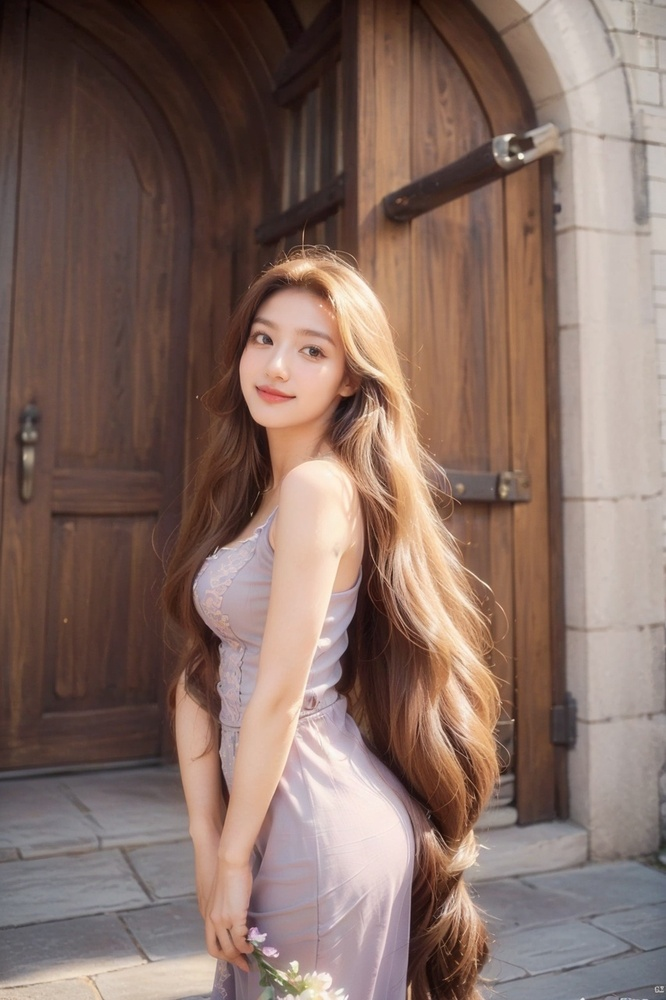
#> input picture tools/data/a/0.jpg, 666 x 1000 px, shrunk from 853 x 1280 before the run
$ python -i image_utils.py   (imports and definitions only)
#> lines starting #> are read from the running program, lines starting #| are printed output that depends on the picture; after the words box and inside, x2 and y2 are one past the last pixel; in counts of white or black regions, pixels touching at a corner belong together
import base64
from io import BytesIO

import cv2
import numpy as np
from PIL import Image


# 定义图片转base64函数
# [43 lines left out: functions img_encode, concat_images, concat_masks, get_vam, not called in this run]


# 定义寻找最大区域函数
def max_area(img: cv2.Mat):
    # 使用OpenCV 4.x版本的返回值
    contours, hierarchy = cv2.findContours(img, cv2.RETR_TREE, cv2.CHAIN_APPROX_NONE)
    # 使用list()创建一个空列表
    area = list()
    # 使用enumerate()遍历轮廓列表，并同时获取索引和元素
    for i, c in enumerate(contours):
        # 保存计算结果在一个变量中，并复用这个变量
        area_i = cv2.contourArea(c)
        area.append(area_i)
    # 同时获取最大面积的索引和值
    max_idx, max_area = max(enumerate(area), key=lambda x: x[1])

    # 遍历轮廓列表
    for k, c in enumerate(contours):
        # 跳过最大面积的轮廓
        if k == max_idx:
            continue
        # 绘制非最大面积的轮廓为黑色，并填充其内部区域
        cv2.drawContours(img, contours, k, 0, -1)
    return img


def img_to_mask(img: cv2.Mat):
    gray_image = cv2.cvtColor(img, cv2.COLOR_BGR2GRAY)
    # 二值化
    _, im_g = cv2.threshold(gray_image, 177, 255, cv2.THRESH_BINARY)
    # 将二值化后的图像转换为numpy数组
    im_np = np.array(im_g)
    # 调用max_area函数，获取最大面积的图像
    im = np.zeros_like(im_np)  # 创建与输入图像大小相同的黑色图像
    max_area_mask = max_area(im_np)  # 获取仅包含最大轮廓的掩膜图像
    im[max_area_mask == 255] = 255  # 将输出图像中对应的像素设为白色
    return im


# [33 lines left out: functions parse_rgb, rgb_to_hsv, not called in this run]


# 定义一个倍数函数
def round_up(num, mul):
    return (num // mul + 1) * mul

>>> import cv2
>>> picture = cv2.imread('../../../tools/data/a/0.jpg')
#> picture is the input picture: shape (1000, 666, 3); mean B, G, R 100.4, 109.4, 133.2
>>> result = img_to_mask(picture)
#> in img_to_mask, `gray_image = cv2.cvtColor(img, cv2.COLOR_BGR2GRAY)`:
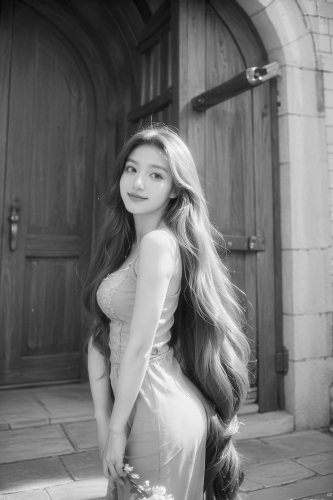
#> gray_image: shape (1000, 666) (shown at 1/2 size); min 7, max 251, mean 115.5
#> in img_to_mask, `_, im_g = cv2.threshold(gray_image, 177, 255, cv2.THRESH_BINARY)`:
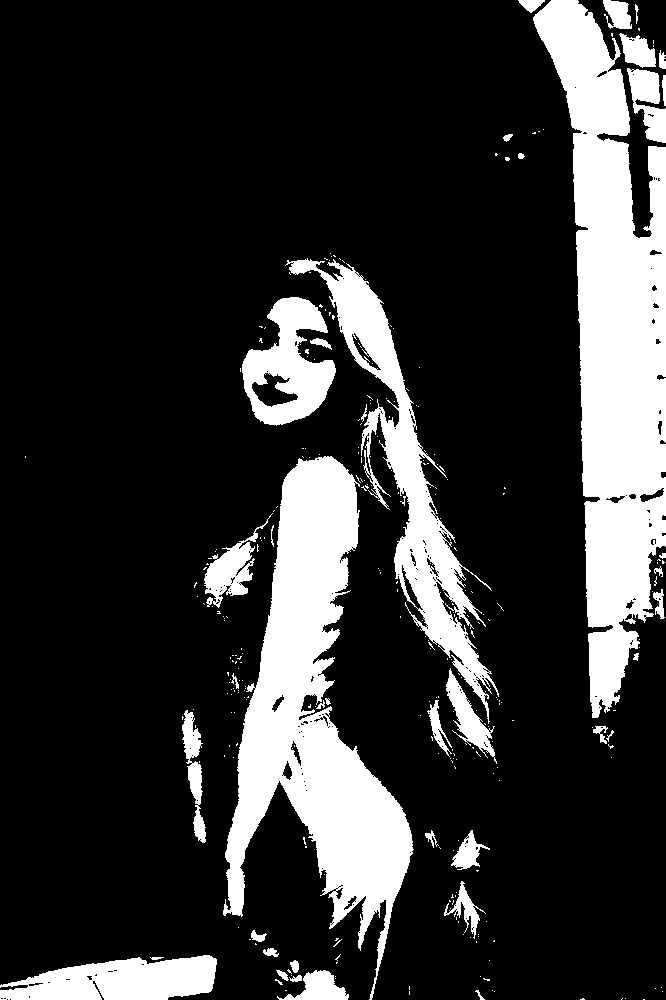
#> im_g: shape (1000, 666); 19.9% white; 304 white regions (263 under 20 px)
#> in max_area, `contours, hierarchy = cv2.findContours(img, cv2.RETR_TREE, cv2.CHAIN_A..`: contours = 646 contours, 587 with area under 20; largest, box (x1, y1, x2, y2) and area: (533, 0, 666, 718) 47930, (223, 456, 414, 1000) 39869, (285, 258, 499, 724) 16028, (242, 297, 336, 426) 7046, (0, 955, 217, 1000) 6761
#> the loop in max_area, `for i, c in enumerate(contours):` made 646 passes
#> area_i on passes 19, 22, 24: 41.5, 1016.5, 52
#> after the loop in max_area, `for i, c in enumerate(contours):`: area = 646 values, max 47930 at index 614, min 0 at index 0, mean 205.2
#> in max_area, `max_idx, max_area = max(enumerate(area), key=lambda x: x[1])`: max_idx = 614; max_area = 47930
#> the loop in max_area, `for k, c in enumerate(contours):` made 646 passes
#> c on passes 1 to 3: [[643, 999], [644, 999]], [[625, 998]], [[622, 998], [621, 999]]
#> after the loop in max_area, `for k, c in enumerate(contours):`:
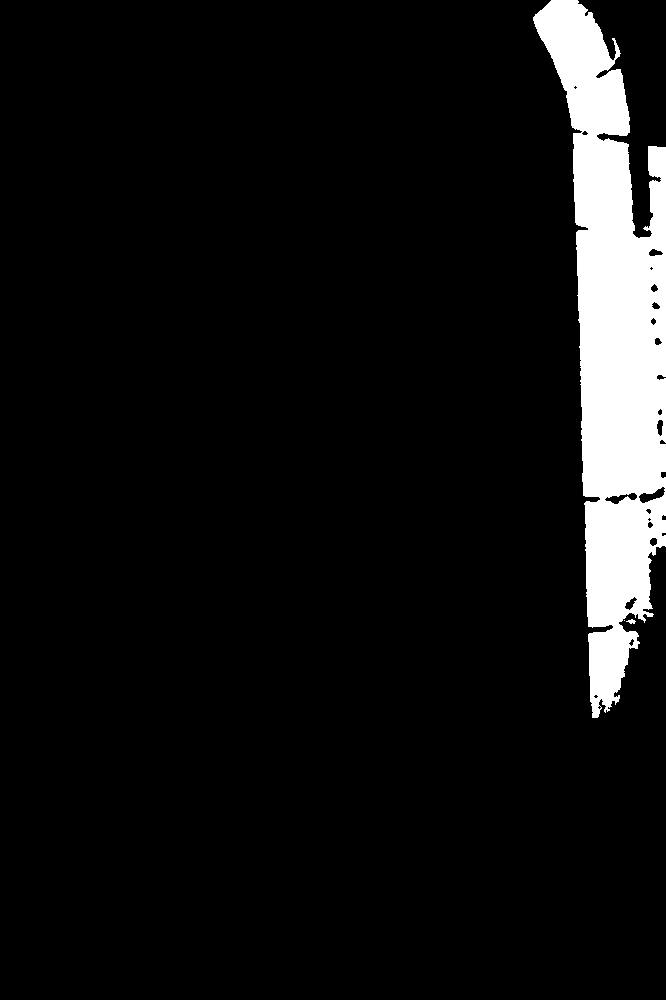
#> img: shape (1000, 666); 7.2% white; 3 white regions (1 under 20 px), largest, box (x1, y1, x2, y2) and area: (533, 0, 666, 718) 47999, (626, 619, 636, 624) 29

$ run again, on tools/data/a/1.jpg
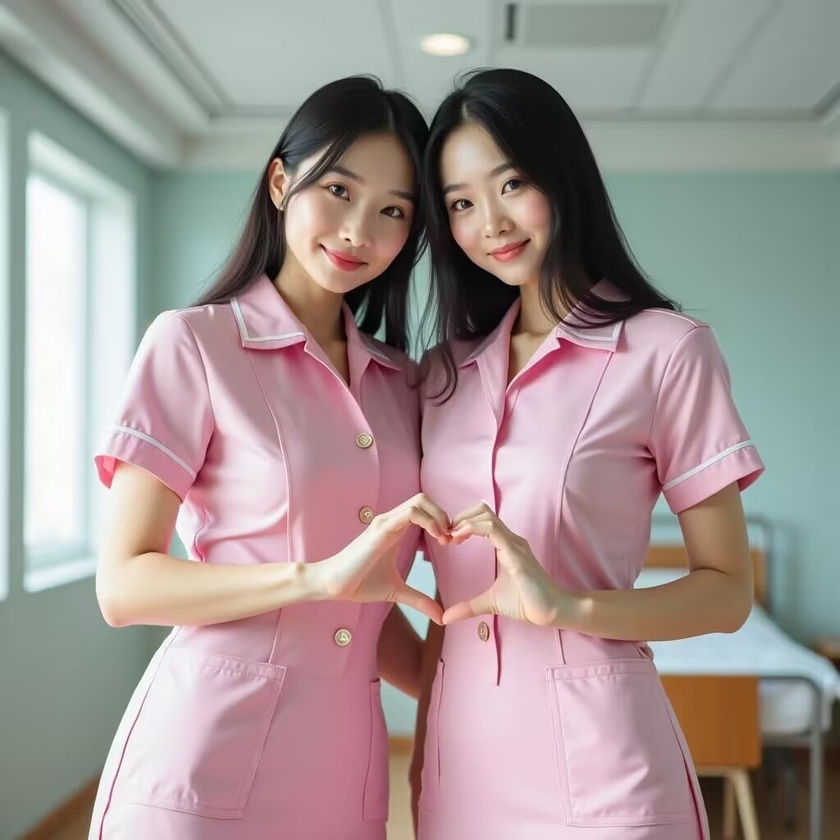
#> input picture tools/data/a/1.jpg, 840 x 840 px, shrunk from 1024 x 1024 before the run
#> picture is the input picture: shape (840, 840, 3); mean B, G, R 147.3, 149.3, 161.7
#> in img_to_mask, `_, im_g = cv2.threshold(gray_image, 177, 255, cv2.THRESH_BINARY)`:
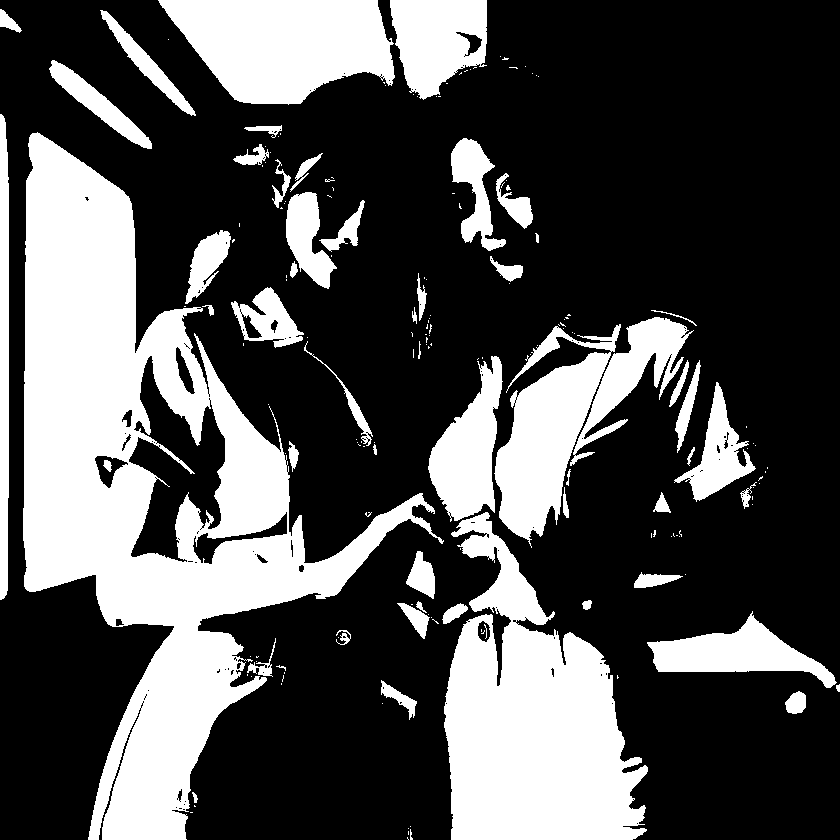
#> im_g: shape (840, 840); 31.6% white; 182 white regions (128 under 20 px)
#> contours = 358 contours, 290 with area under 20; largest, box (x1, y1, x2, y2) and area: (23, 132, 444, 840) 107882, (444, 512, 648, 840) 39142, (158, 0, 395, 105) 17528, (494, 324, 621, 548) 11890, (128, 355, 226, 563) 9852
#> the loop in max_area, `for i, c in enumerate(contours):` made 358 passes
#> area_i on passes 8, 10, 13: 23.5, 332.5, 385.5
#> after the loop in max_area, `for i, c in enumerate(contours):`: area = 358 values, max 107881.5 at index 248, min 0 at index 0, mean 675.5
#> max_idx = 248; max_area = 107881.5
#> the loop in max_area, `for k, c in enumerate(contours):` made 358 passes
#> c on passes 1, 4, 5: [[407, 837], [407, 838], [408, 839], [407, 838]], [[408, 828]], [[410, 826]]
#> after the loop in max_area, `for k, c in enumerate(contours):`:
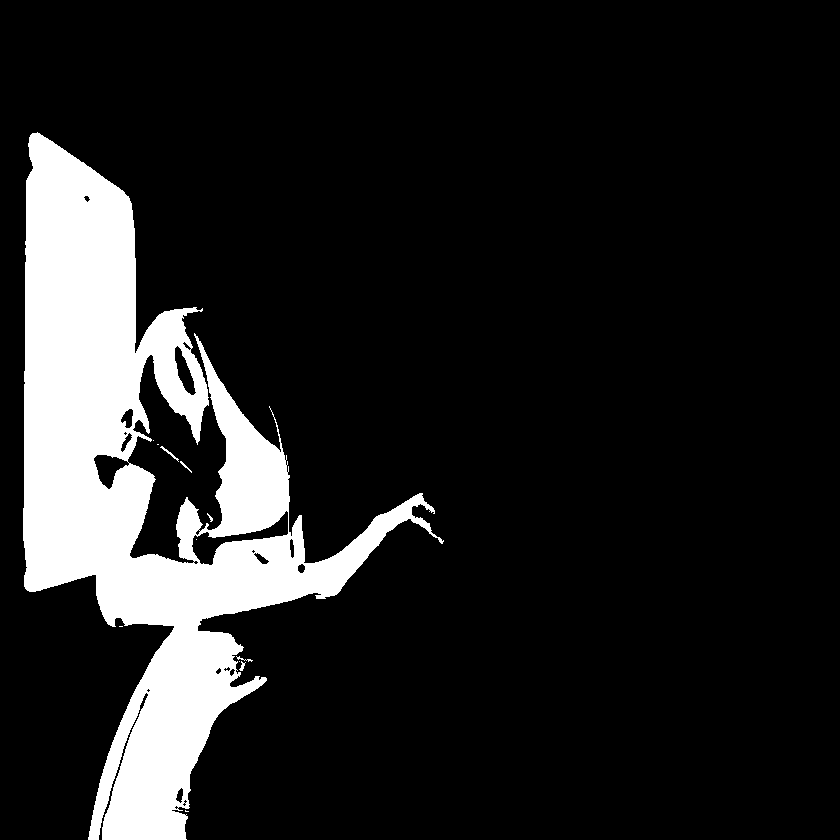
#> img: shape (840, 840); 13.6% white; 12 white regions (6 under 20 px), largest, box (x1, y1, x2, y2) and area: (23, 132, 444, 840) 95673, (160, 446, 179, 462) 49, (239, 661, 246, 671) 31, (180, 461, 192, 473) 29, (236, 656, 253, 662) 29, (207, 513, 213, 522) 20

$ run again, on tools/data/a/3.jpg
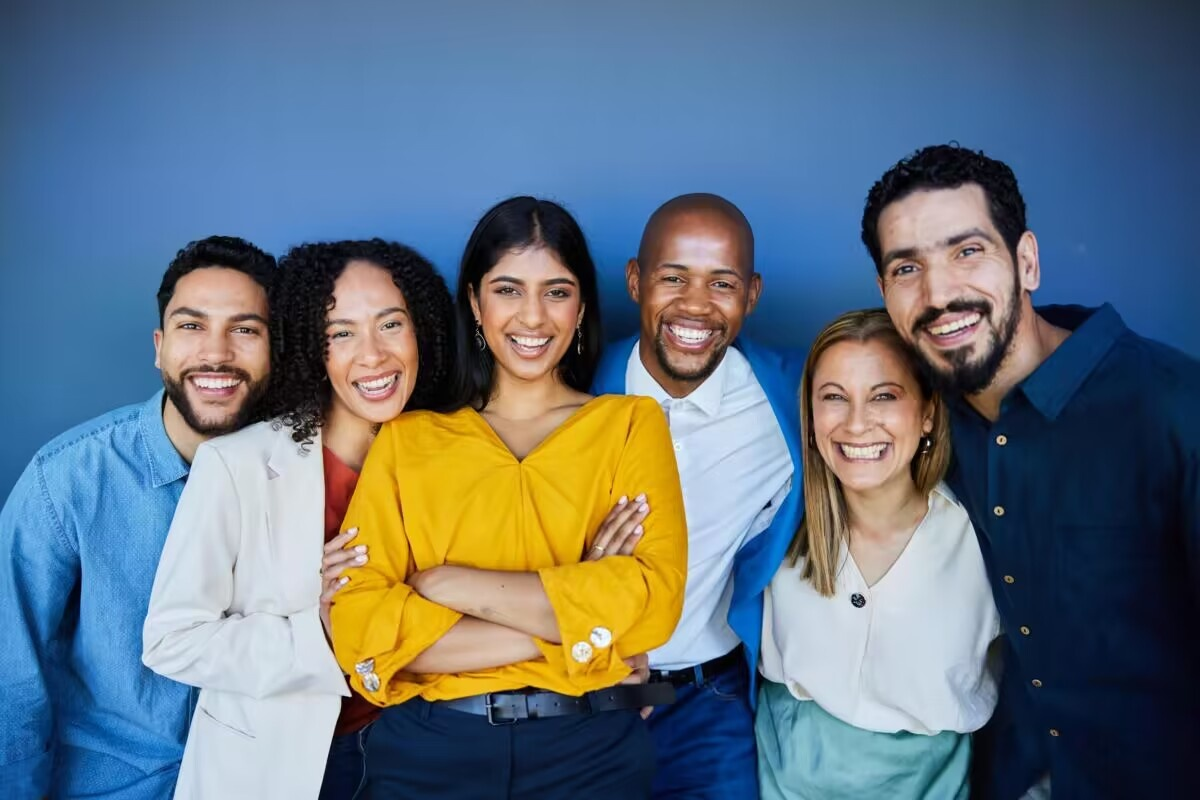
#> input picture tools/data/a/3.jpg, 1200 x 800 px
#> picture is the input picture: shape (800, 1200, 3); mean B, G, R 128, 114.4, 98.6
#> in img_to_mask, `_, im_g = cv2.threshold(gray_image, 177, 255, cv2.THRESH_BINARY)`:
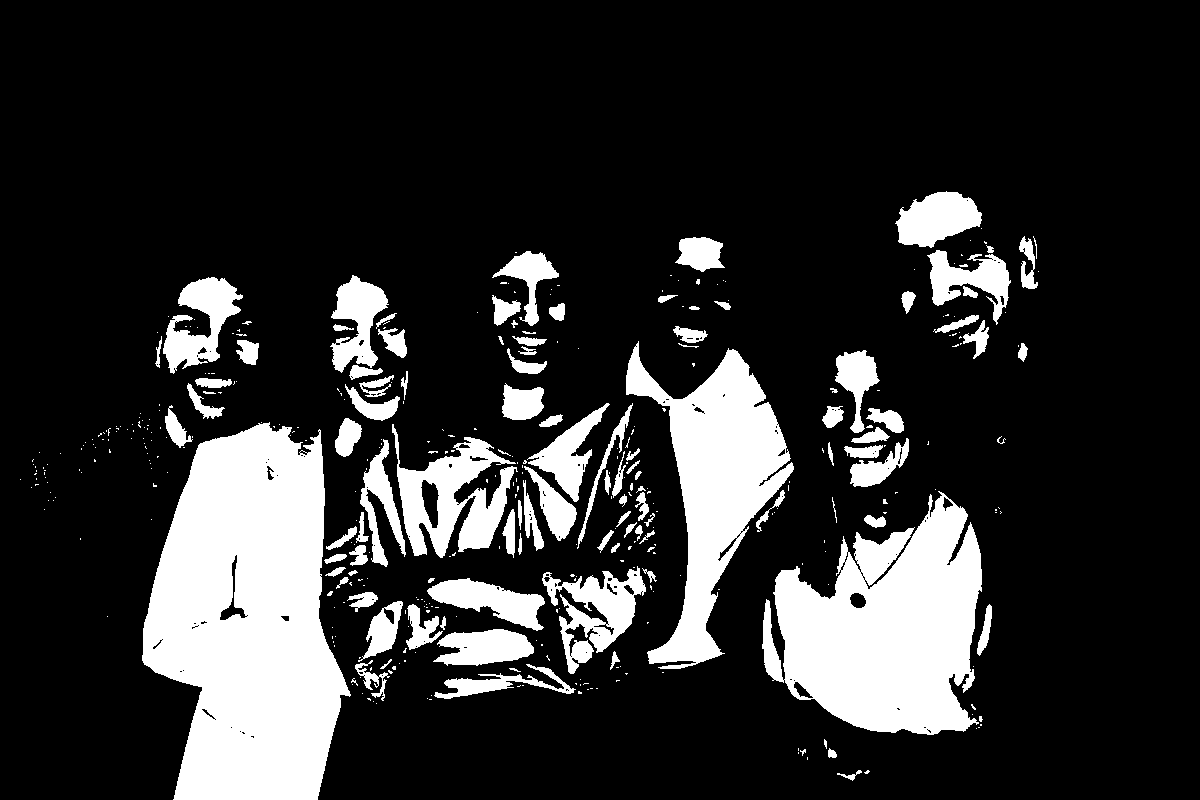
#> im_g: shape (800, 1200); 18.3% white; 415 white regions (303 under 20 px)
#> contours = 573 contours, 454 with area under 20; largest, box (x1, y1, x2, y2) and area: (142, 422, 351, 800) 55909, (762, 491, 982, 735) 34000, (626, 341, 794, 669) 21124, (392, 424, 518, 558) 7723, (542, 566, 646, 674) 4434
#> the loop in max_area, `for i, c in enumerate(contours):` made 573 passes
#> area_i on passes 2, 6, 45: 52, 50, 1271
#> after the loop in max_area, `for i, c in enumerate(contours):`: area = 573 values, max 55909 at index 375, min 0 at index 2, mean 300.5
#> max_idx = 375; max_area = 55909
#> the loop in max_area, `for k, c in enumerate(contours):` made 573 passes
#> c on passes 3, 4, 7: [[807, 757], [807, 758], [807, 759], [807, 758]], [[798, 752], [798, 753]], [[798, 748], [798, 749], [798, 750], [798, 749]]
#> after the loop in max_area, `for k, c in enumerate(contours):`:
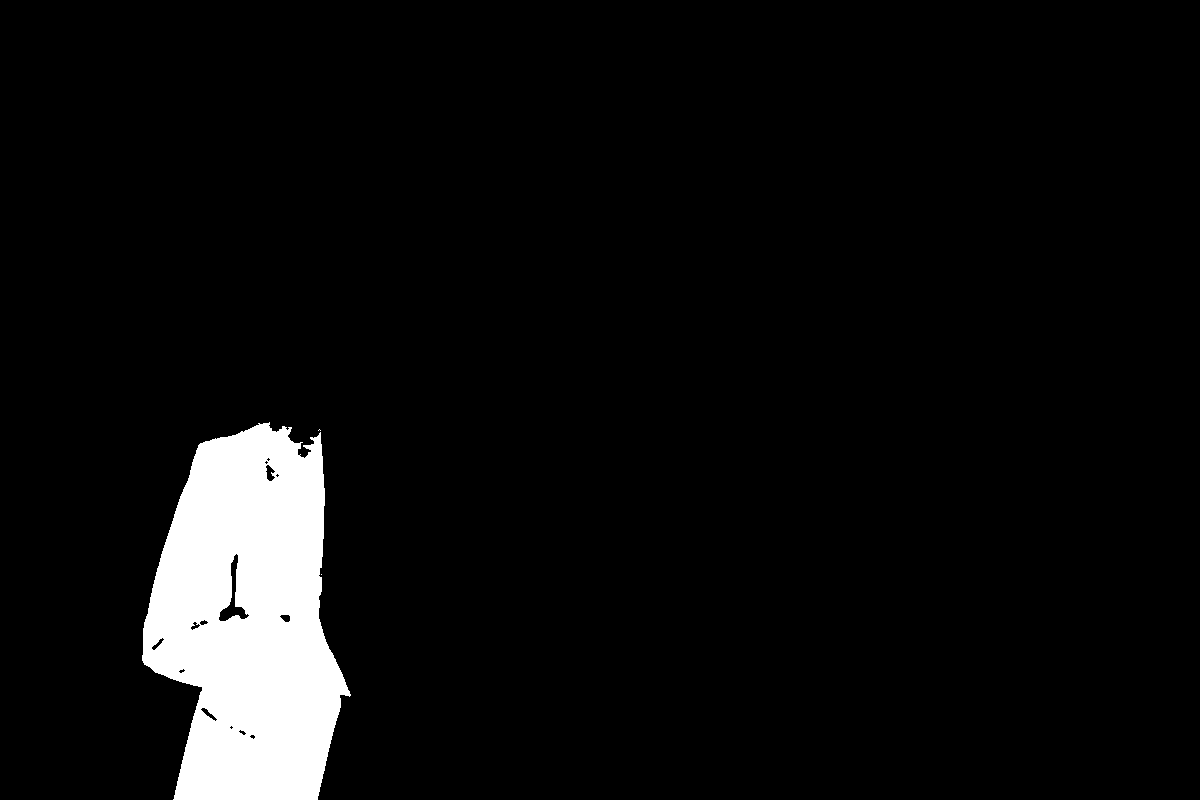
#> img: shape (800, 1200); 5.8% white; 3 white regions (2 under 20 px), largest, box (x1, y1, x2, y2) and area: (142, 422, 351, 800) 55537
